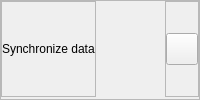
          <widget class="QFrame" name="frame">
           <property name="sizePolicy">
            <sizepolicy hsizetype="Preferred" vsizetype="Fixed">
             <horstretch>0</horstretch>
             <verstretch>0</verstretch>
            </sizepolicy>
           </property>
           <property name="minimumSize">
            <size>
             <width>0</width>
             <height>0</height>
            </size>
           </property>
           <property name="maximumSize">
            <size>
             <width>16777215</width>
             <height>16777215</height>
            </size>
           </property>
           <property name="styleSheet">
            <string notr="true"/>
           </property>
           <property name="frameShape">
            <enum>QFrame::StyledPanel</enum>
           </property>
           <property name="frameShadow">
            <enum>QFrame::Raised</enum>
           </property>
           <layout class="QHBoxLayout" name="horizontalLayout">
            <property name="spacing">
             <number>0</number>
            </property>
            <property name="leftMargin">
             <number>0</number>
            </property>
            <property name="topMargin">
             <number>0</number>
            </property>
            <property name="rightMargin">
             <number>0</number>
            </property>
            <property name="bottomMargin">
             <number>2</number>
            </property>
            <item>
             <widget class="QFrame" name="frame_4">
              <property name="sizePolicy">
               <sizepolicy hsizetype="Fixed" vsizetype="Preferred">
                <horstretch>0</horstretch>
                <verstretch>0</verstretch>
               </sizepolicy>
              </property>
              <property name="minimumSize">
               <size>
                <width>0</width>
                <height>0</height>
               </size>
              </property>
              <property name="styleSheet">
               <string notr="true"/>
              </property>
              <property name="frameShape">
               <enum>QFrame::StyledPanel</enum>
              </property>
              <property name="frameShadow">
               <enum>QFrame::Raised</enum>
              </property>
              <layout class="QVBoxLayout" name="verticalLayout_3">
               <property name="spacing">
                <number>0</number>
               </property>
               <property name="leftMargin">
                <number>0</number>
               </property>
               <property name="topMargin">
                <number>0</number>
               </property>
               <property name="rightMargin">
                <number>0</number>
               </property>
               <property name="bottomMargin">
                <number>0</number>
               </property>
               <item>
                <widget class="QLabel" name="label">
                 <property name="sizePolicy">
                  <sizepolicy hsizetype="Fixed" vsizetype="Fixed">
                   <horstretch>0</horstretch>
                   <verstretch>0</verstretch>
                  </sizepolicy>
                 </property>
                 <property name="text">
                  <string notr="true">Synchronize data</string>
                 </property>
                </widget>
               </item>
              </layout>
             </widget>
            </item>
            <item>
             <spacer name="horizontalSpacer">
              <property name="orientation">
               <enum>Qt::Horizontal</enum>
              </property>
              <property name="sizeHint" stdset="0">
               <size>
                <width>0</width>
                <height>0</height>
               </size>
              </property>
             </spacer>
            </item>
            <item>
             <widget class="QFrame" name="frame_5">
              <property name="minimumSize">
               <size>
                <width>0</width>
                <height>0</height>
               </size>
              </property>
              <property name="frameShape">
               <enum>QFrame::StyledPanel</enum>
              </property>
              <property name="frameShadow">
               <enum>QFrame::Raised</enum>
              </property>
              <layout class="QVBoxLayout" name="verticalLayout_4">
               <property name="spacing">
                <number>0</number>
               </property>
               <property name="leftMargin">
                <number>0</number>
               </property>
               <property name="topMargin">
                <number>0</number>
               </property>
               <property name="rightMargin">
                <number>0</number>
               </property>
               <property name="bottomMargin">
                <number>0</number>
               </property>
               <item>
                <widget class="QPushButton" name="synchronizeDialogExitButton">
                 <property name="minimumSize">
                  <size>
                   <width>32</width>
                   <height>32</height>
                  </size>
                 </property>
                 <property name="maximumSize">
                  <size>
                   <width>32</width>
                   <height>32</height>
                  </size>
                 </property>
                 <property name="styleSheet">
                  <string notr="true"/>
                 </property>
                 <property name="text">
                  <string notr="true"/>
                 </property>
                 <property name="icon">
                  <iconset resource="../resourcesPeachPlayer.qrc">
                   <normaloff>:/icons/48x48/outlined/icons/48x48/outlined/outline_close_white_48dp.png</normaloff>:/icons/48x48/outlined/icons/48x48/outlined/outline_close_white_48dp.png</iconset>
                 </property>
                 <property name="iconSize">
                  <size>
                   <width>20</width>
                   <height>20</height>
                  </size>
                 </property>
                </widget>
               </item>
              </layout>
             </widget>
            </item>
           </layout>
          </widget>
